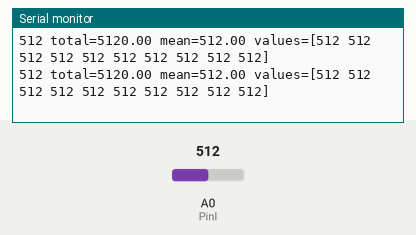
Recording of a sketch running on a simulated Arduino Uno, built with avr-gcc and run on an emulated ATmega328P. On the bench: the last lines printed to the serial monitor. The test bench sets the inputs (shaded band); at power-on: A0 (PinI) = 512.

Above: at 1.2 s.
1.3 s: A0 (PinI) set to 105
At 2.4 s:
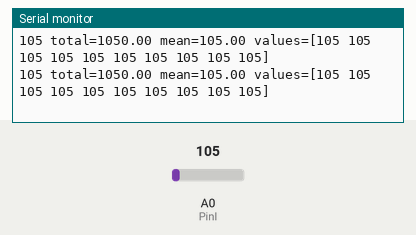
4.3 s: A0 (PinI) set to 88
At 4.9 s:
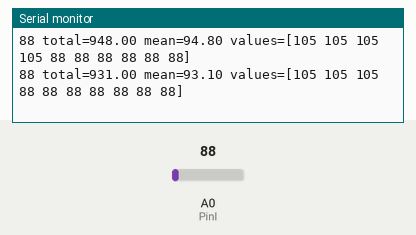
16.3 s: A0 (PinI) set to 989
At 17.1 s:
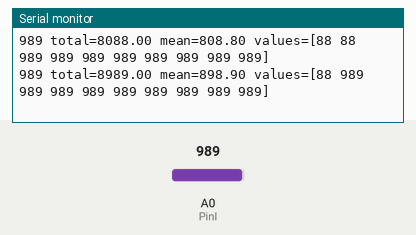
19.3 s: A0 (PinI) set to 1010
At 23.24 s:
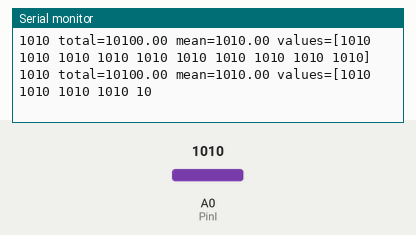
Timing chart, 0 to 23.3 s (numbered marks = the images above; inputs shaded):
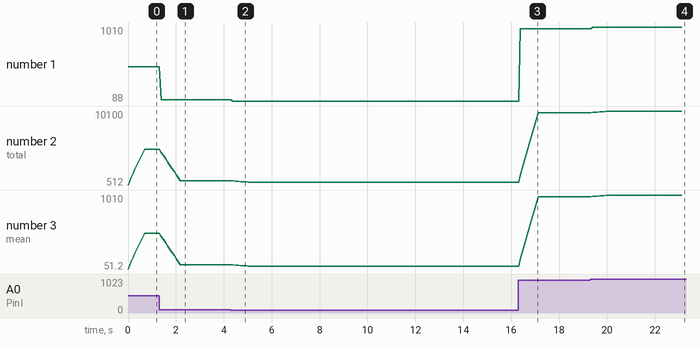

The sketch:

analog_in_mean_fn.ino
```cpp
const int PinI = 0; //input
const int ValuesSize = 10;
int Values[ValuesSize];
int Frame;

void setup() {
  pinMode(PinI, INPUT);
  Serial.begin(9200);
  for(int i=0; i<ValuesSize; i++){
    Values[i] = 0;
  }
  Frame = 0;
}

void loop() {
  Frame++;
  int val = analogRead(PinI);

  update_values(Values, sizeof(Values)/sizeof(int), val);

  float total = calc_total(Values, sizeof(Values)/sizeof(int));
  float mean = calc_mean(Values, sizeof(Values)/sizeof(int));

  print_int("", val, " ");
  print_float("total=", total, " ");
  print_float("mean=", mean, " ");
  print_ints("values=[", Values, sizeof(Values)/sizeof(int), "] ");

  Serial.println("");
}

//######################################################################
//######################################################################
//######################################################################

void update_values(int _values[], int _valuesSize, int _val){
  if(Frame < _valuesSize){
    _values[Frame] = _val;
  } else {
    for(int i=0; i<_valuesSize-1; i++){
      _values[i] = _values[i+1];
    }
    _values[_valuesSize-1] = _val;
  }
}

//----------------------------------------------------------------------

float calc_total(int _values[], int _valuesSize){
  float _total = 0;
  for(int i=0; i<_valuesSize; i++){
    _total+=_values[i];
  }
  return _total;
}

//----------------------------------------------------------------------

float calc_mean(int _values[], int _valuesSize){
  float _total = 0;
  float _mean = 0;
  _total = calc_total(_values, _valuesSize);
  _mean = _total/float(_valuesSize);
  return _mean;
}

//----------------------------------------------------------------------

void print_int(char* _c1, int _x, char* _c2){
  Serial.print(_c1);
  Serial.print(_x);
  Serial.print(_c2);
}

//----------------------------------------------------------------------

void print_float(char* _c1, float _x, char* _c2){
  Serial.print(_c1);
  Serial.print(_x);
  Serial.print(_c2);
}

//----------------------------------------------------------------------

void print_ints(char* _c1, int _x[], int _xSize, char* _c2){
  Serial.print(_c1);
  for(int i=0; i<_xSize-1; i++){
    print_int("", _x[i], " ");
  }
  print_int("", _x[_xSize-1], "");
  Serial.print(_c2);
}
```

Measured:
- the behaviour switches between 999 and 1000 on A0 (PinI) (found by bisection; images 3 and 4)
- after the input at 1.3 s, the serial monitor: prints a new line after 0.10 s (image 1)
- after the input at 4.3 s, the serial monitor: prints a new line after 0.08 s (image 2)
- after the input at 16.3 s, the serial monitor: prints a new line after 0.09 s (image 3)
- after the input at 19.3 s, the serial monitor: prints a new line after 0.12 s (image 4)
- plotted number 1: 512 → 105 after the input at 1.3 s, 105 → 88 after the input at 4.3 s, 88 → 989 after the input at 16.3 s, 989 → 1010 after the input at 19.3 s
- plotted number 2: 5120 → 1050 after the input at 1.3 s, 1050 → 880 after the input at 4.3 s, 880 → 9890 after the input at 16.3 s, 9890 → 10100 after the input at 19.3 s
- plotted number 3: 512 → 105 after the input at 1.3 s, 105 → 88 after the input at 4.3 s, 88 → 989 after the input at 16.3 s, 989 → 1010 after the input at 19.3 s
